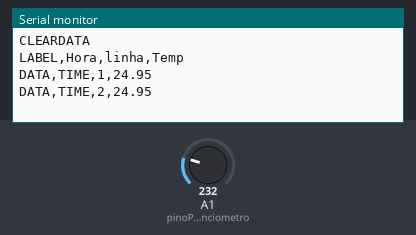
Bench run of a sketch on a simulated Arduino Uno, built with avr-gcc and run on an emulated ATmega328P. On the bench: the last lines printed to the serial monitor. The inputs (shaded band) are chosen by the test bench; at power-on: A1 (pinoPotenciometro) = 232.

Above: at 2.8 s.
2.9 s: A1 (pinoPotenciometro) set to 250
At 4.9 s:
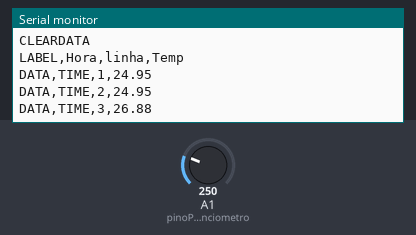
5.6 s: A1 (pinoPotenciometro) set to 266
At 6.4 s:
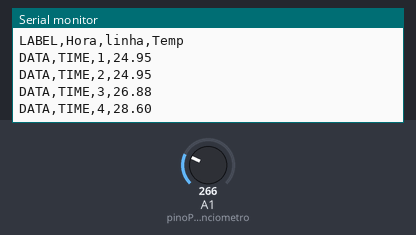
Timing chart, 0 to 8.6 s (numbered marks = the images above; inputs shaded):
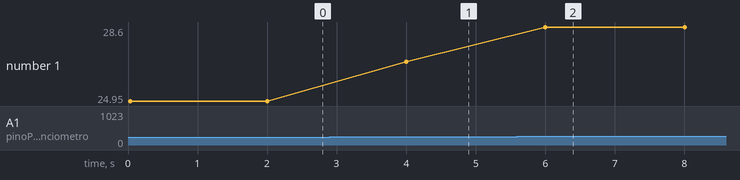

Measured:
- after the input at 2.9 s, the serial monitor: prints a new line after 1.1 s (image 1)
- after the input at 5.6 s, the serial monitor: prints a new line after 0.40 s (image 2)
- plotted number 1: 24.95 → 26.88 after the input at 2.9 s, 26.88 → 28.6 after the input at 5.6 s

The sketch:

LM35_PLX_DAQ_Excel.ino
```cpp
/*
 * Monitoração de temperatura com LM35,PLX_DAQ e Gráfico Excel
 * Getúlio Teruo Tateoki
 * 04.02.2021
 */
float pinoPotenciometro = 1;    //  variavel que define a porta do potenciometro.
int linha = 0;         // variavel que se refere as linhas do excel
int LABEL = 1;
float valor = 0;               // variavel que guarda o valor lido do potenciometro
float temp = 0;
void setup(){
Serial.begin(9600);                     //  inicialização da comunicação serial
Serial.println("CLEARDATA");            // Reset da comunicação serial
//Serial.println("LABEL,Hora,valor,linha");   // Nomeia as colunas
//Serial.println("LABEL,Hora,volt,linha");   // Nomeia as colunas
Serial.println("LABEL,Hora,linha,Temp");   // Nomeia as colunas
}

void loop(){
  //analogReference(DEFAULT);
  analogReference(INTERNAL);  // Referencia do ADC em 1.1V

valor = analogRead(pinoPotenciometro);   // faz a leitura do potenciometro e guarda o valor em val.
 temp = ((valor*1.1)/1023)*100;
//temp = (valor*5.0)/1023/0.01;
linha++; // incrementa a linha do excel para que a leitura pule de linha em linha

Serial.print("DATA,TIME,"); //inicia a impressão de dados, sempre iniciando
//Serial.print(valor);
Serial.print(linha);
Serial.print(",");
Serial.println(temp);


if (linha > 100) //laço para limitar a quantidade de dados
{
linha = 0;
Serial.println("ROW,SET,2"); // alimentação das linhas com os dados sempre iniciando
}
delay(2000);  // espera 2000 milisegundos


}
```
